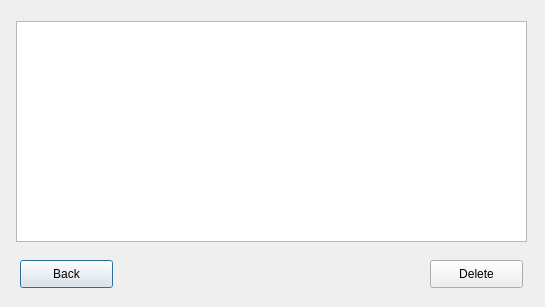
<?xml version="1.0" encoding="UTF-8"?>
<ui version="4.0">
 <class>ShowandDelete</class>
 <widget class="QDialog" name="ShowandDelete">
  <property name="geometry">
   <rect>
    <x>0</x>
    <y>0</y>
    <width>545</width>
    <height>307</height>
   </rect>
  </property>
  <property name="windowTitle">
   <string>Dialog</string>
  </property>
  <widget class="QPushButton" name="BackButton">
   <property name="geometry">
    <rect>
     <x>20</x>
     <y>260</y>
     <width>93</width>
     <height>28</height>
    </rect>
   </property>
   <property name="text">
    <string>Back</string>
   </property>
  </widget>
  <widget class="QPushButton" name="DeleteButton">
   <property name="geometry">
    <rect>
     <x>430</x>
     <y>260</y>
     <width>93</width>
     <height>28</height>
    </rect>
   </property>
   <property name="text">
    <string>Delete</string>
   </property>
  </widget>
  <widget class="QListView" name="listView">
   <property name="geometry">
    <rect>
     <x>16</x>
     <y>21</y>
     <width>511</width>
     <height>221</height>
    </rect>
   </property>
  </widget>
 </widget>
 <resources/>
 <connections/>
</ui>
